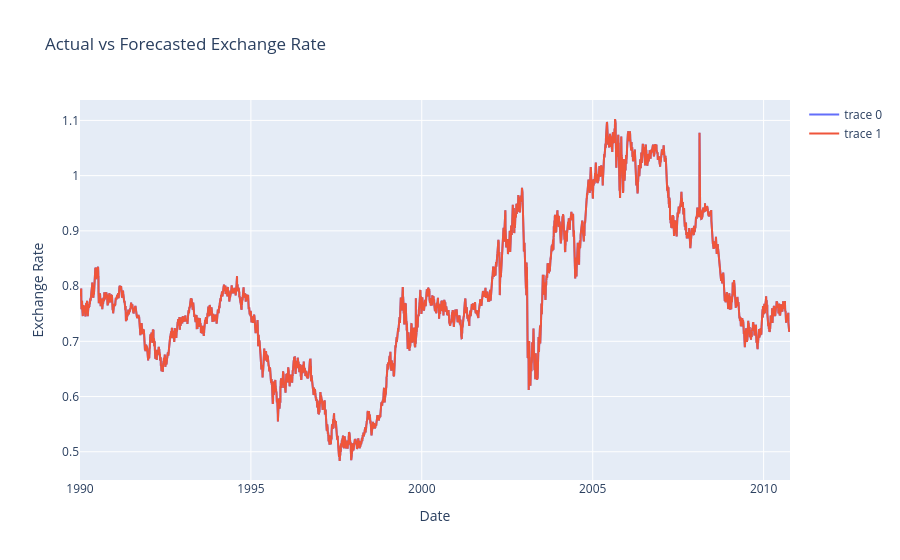

This figure's notebook cell:
### Code cell
# Create interactive Plotly visualization of actual vs forecasted exchange rates
trace_actual = go.Scatter(x=exchange['date'], y=exchange['Ex_rate'])
trace_forecast = go.Scatter(x=exchange['date'], y=exchange['Ex_rate'])

# Build and display the Plotly figure
fig = go.Figure(data=[trace_actual, trace_forecast])
fig.update_layout(title='Actual vs Forecasted Exchange Rate',
                   xaxis_title='Date',
                   yaxis_title='Exchange Rate')

# Display the interactive plot
fig.show()

### Figure 1 — Plotly figure (JSON) as saved in the notebook; plotly's stock layout.template omitted (floating-point values rounded to 4 significant figures; data arrays with more than 128 entries replaced by an {"elided": "..."} marker saying what was removed)
{"data": [{"type": "scatter", "x": {"elided": "7588 str values"}, "y": {"elided": "7588 float values"}}, {"type": "scatter", "x": {"elided": "7588 str values"}, "y": {"elided": "7588 float values"}}], "layout": {"title": {"text": "Actual vs Forecasted Exchange Rate"}, "xaxis": {"title": {"text": "Date"}}, "yaxis": {"title": {"text": "Exchange Rate"}}}}
